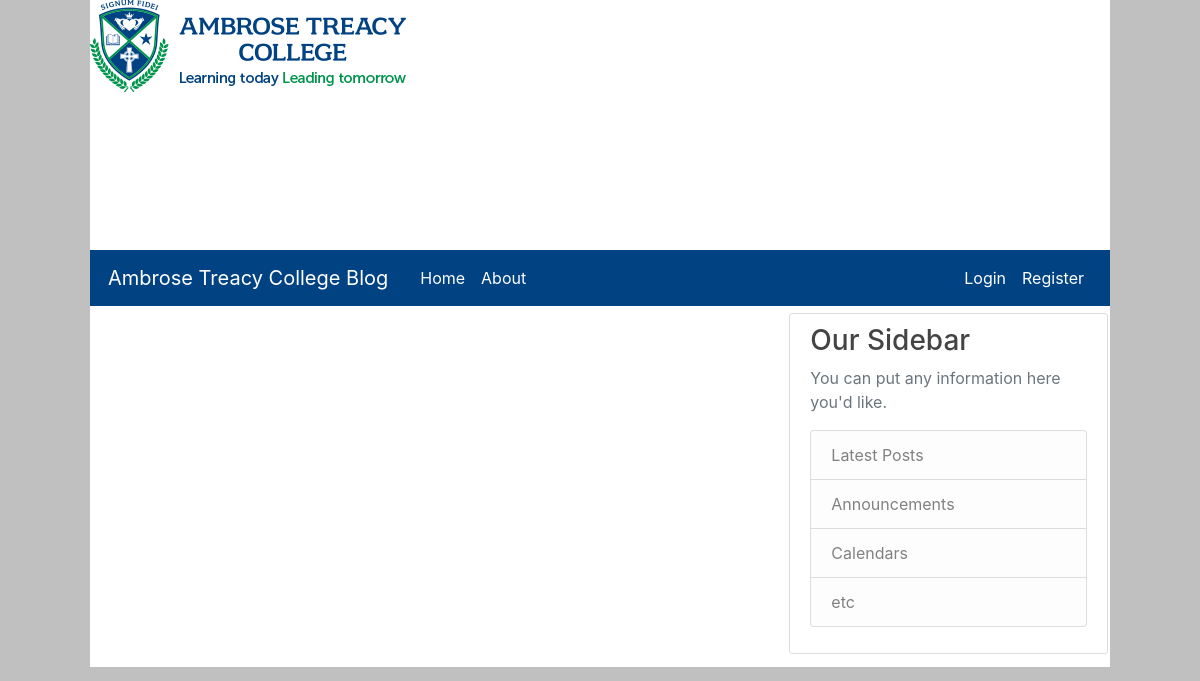
Before: / with the older database file.
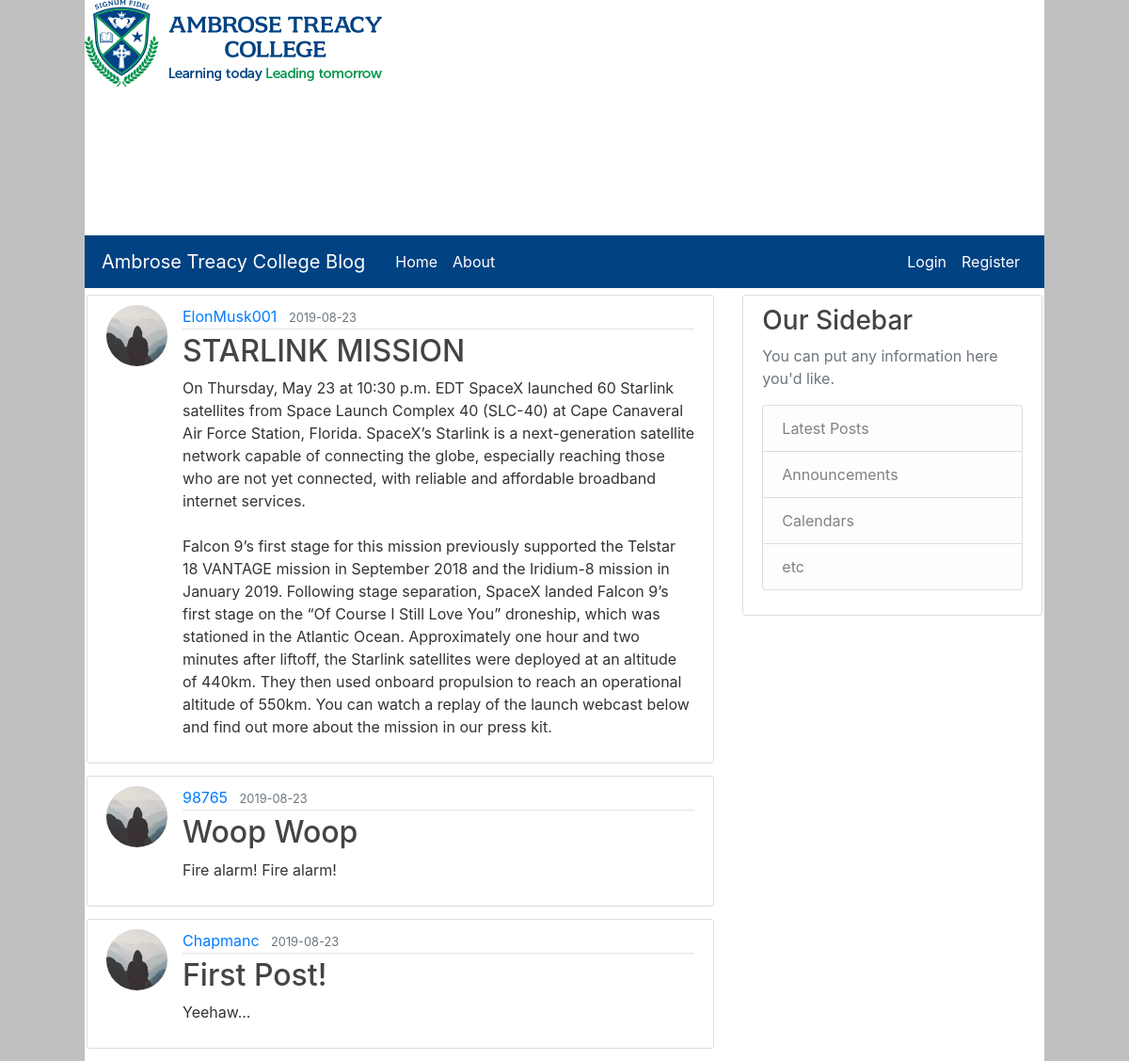
After: the same page with the newer database file.
### flaskBlog/models.py (models this page shows, shortened)
class Post(db.Model):
    id = db.Column(db.Integer, primary_key=True)
    title = db.Column(db.String(100), nullable=False)
    date_posted = db.Column(db.DateTime, nullable=False,
                            default=datetime.utcnow)
    content = db.Column(db.Text, nullable=False)
    user_id = db.Column(db.Integer, db.ForeignKey("user.id"), nullable=True)

class User(db.Model, UserMixin):
    id = db.Column(db.Integer, primary_key=True)
    username = db.Column(db.String(20), unique=True, nullable=False)
    email = db.Column(db.String(120), unique=True, nullable=False)
    image_file = db.Column(db.String(20), nullable=False,
                           default="default.jpg")
    password = db.Column(db.String(60), nullable=False)
    administrator = db.Column(db.Integer, nullable=True)
    posts = db.relationship("Post", backref="author", lazy=True)

### flaskBlog/routes.py (the view)
@app.route("/")
def home():
    posts = Post.query.all()
    return render_template("home.html", posts=posts)

### flaskBlog/templates/home.html
{% extends 'layout.html' %}
{% block content %}
{% for post in posts[::-1] %}
<article class="media content-section">
  <img class="rounded-circle article-img"
    src="{{ url_for('static', filename='profile_pics/' + post.author.image_file) }}">
  <div class="media-body">
    <div class="article-metadata">
      <a class="mr-2" href="#">{{ post.author.username }}</a>
      <small class="text-muted">{{ post.date_posted.strftime("%Y-%m-%d") }}</small>
    </div>
    <h2><a class="article-title" href="{{ url_for('post', post_id=post.id) }}">{{ post.title }}</a></h2>
    <p class="article-content">{{ post.content }}</p>
  </div>
</article>
{% endfor %}
{% endblock content %}

### flaskBlog/templates/layout.html (shortened to what this page needs)
<!DOCTYPE html>
<html lang="en">
<head>
    <link rel="stylesheet" href="https://stackpath.bootstrapcdn.com/bootstrap/4.3.1/css/bootstrap.min.css"
>
    <link rel="stylesheet" type="text/css" href="{{ url_for('static', filename='main.css') }}">
</head>
<body>
    <div class = "banner">
        <img src="\flaskBlog\static\ATCLogo.png" alt="Ambrose Treacy College">
    </div>
    <header class="site-header">
        <nav class="navbar navbar-expand-md navbar-dark bg-steel">
            <div class="container">
                <a class="navbar-brand mr-4" href="{{ url_for('home') }}">Ambrose Treacy College Blog</a>
                <div class="collapse navbar-collapse" id="navbarToggle">
                    <div class="navbar-nav mr-auto">
                        <a class="nav-item nav-link" href="{{ url_for('home') }}">Home</a>
                        <a class="nav-item nav-link" href="{{ url_for('about') }}">About</a>
                    </div>
                    <div class="navbar-nav">
                        {% if current_user.is_authenticated %}
                        <a class="nav-item nav-link" href="{{ url_for('new_post') }}">New Post</a>
                        <a class="nav-item nav-link" href="{{ url_for('account') }}">Account</a>
                        {% if current_user.administrator == 1 %}
                            <a class="nav-item nav-link" href="{{  url_for('admin')  }}">Administration</a>
                        {% endif %}
                        <a class="nav-item nav-link" href="{{ url_for('logout') }}">Logout</a>
                        {% else %}
                        <a class="nav-item nav-link" href="{{ url_for('login') }}">Login</a>
                        <a class="nav-item nav-link" href="{{ url_for('register') }}">Register</a>
                        {% endif %}
                    </div>
                </div>
            </div>
        </nav>
    </header>
    <main role="main" class="container">
        <div class="row">
            <div class="col-md-8">
                {% block content %}{% endblock %}
            </div>
            <div class="col-md-4">
                <div class="content-section">
                    <h3>Our Sidebar</h3>
                    <p class='text-muted'>You can put any information here you'd like.
                        <ul class="list-group">
                            <li class="list-group-item list-group-item-light">Latest Posts</li>
                            <li class="list-group-item list-group-item-light">Announcements</li>
                            <li class="list-group-item list-group-item-light">Calendars</li>
                            <li class="list-group-item list-group-item-light">etc</li>
                        </ul>
                    </p>
                </div>
            </div>
        </div>
    </main>
</body>
</html>

### flaskBlog/static/main.css (style rules this page uses)
html { width: 85% !important; margin: auto !important; background-color: #c0c0c0 !important; }
.banner { height: 250px; background-color: #FFFFFF; }
.container { padding-left: 2px; padding-right: 2px; }
body { background: #ffffff; color: #333333; }
h1, h2, h3, h4, h5, h6 { color: #444444; }
.bg-steel { background-color: #004282; }
.site-header .navbar-nav .nav-link { color: #fff; }
.content-section { background: rgb(255, 255, 255); padding: 10px 20px; border: 1px solid #dddddd; border-radius: 3px; margin-top: 7px; margin-bottom: 13px; }
.article-title { color: #444444; }
.article-content { white-space: pre-line; }
.article-img { height: 65px; width: 65px; margin-right: 16px; }
.article-metadata { padding-bottom: 1px; margin-bottom: 4px; border-bottom: 1px solid #e3e3e3 }

Changed rows visible on the page:
added Post: image_file (placeholder picture), author.username "ElonMusk001", date_posted "2019-08-23", title "STARLINK MISSION", content "On Thursday, May 23 at 10:30 p.m. EDT SpaceX launched 60 Starlink satellites from Space Launch Complex 40 (SLC-40) at Cape Canaveral Air Force Station, Florida. SpaceX’s Starlink is a next-generation satellite network capable of connecting the globe, especially reaching those who are not yet connected, with reliable and affordable broadband internet services. Falcon 9’s first stage for this mission previously supported the Telstar 18 VANTAGE mission in September 2018 and the Iridium-8 mission in January 2019. Following stage separation, SpaceX landed Falcon 9’s first stage on the “Of Course I Still Love You” droneship, which was stationed in the Atlantic Ocean. Approximately one hour and…"
added Post: image_file (placeholder picture), author.username "98765", date_posted "2019-08-23", title "Woop Woop", content "Fire alarm! Fire alarm!"
added Post: image_file (placeholder picture), author.username "Chapmanc", date_posted "2019-08-23", title "First Post!", content "Yeehaw..."
